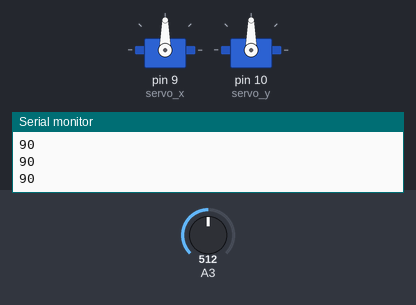
The sketch below on a simulated Arduino Uno, built with avr-gcc and run on an emulated ATmega328P. Shown: 2 × servo, the last lines printed to the serial monitor. Inputs (shaded band) come from the test bench; at power-on: A3 = 512.

Above: at 1.2 s.
1.3 s: A3 set to 716
At 2.5 s:
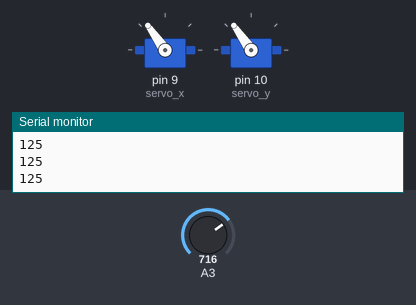
2.8 s: A3 set to 900
At 3.7 s:
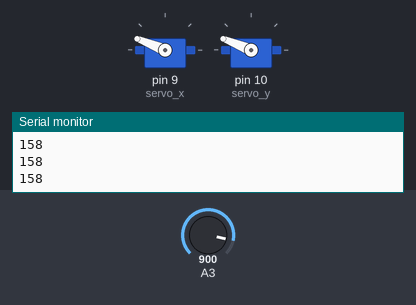
4.3 s: A3 set to 1023
At 4.8 s:
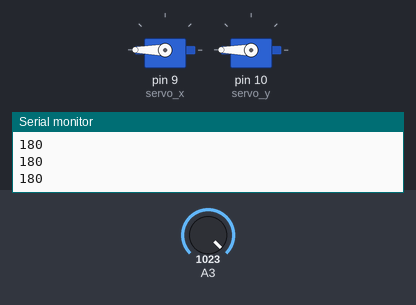
5.8 s: A3 set to 306
At 6.3 s:
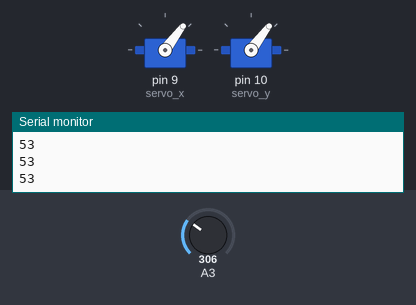
7.3 s: A3 set to 122
At 8.3 s:
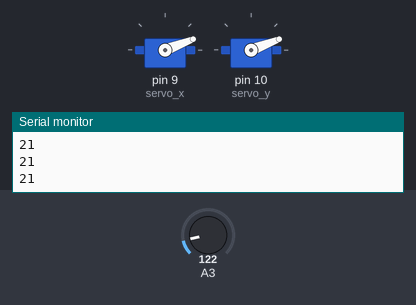
8.8 s: A3 set to 0
At 9.5 s:
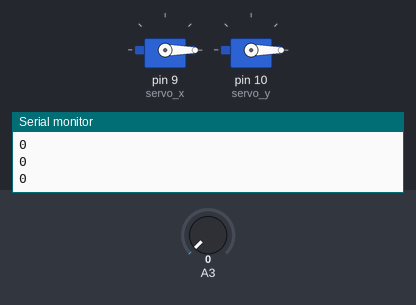
Timing chart, 0 to 11.3 s (numbered marks = the images above; inputs shaded):
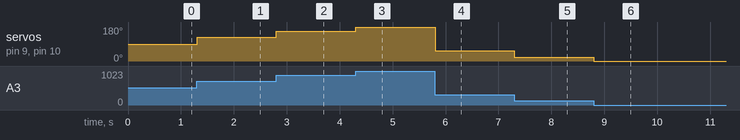

The sketch:

servo_pot1.ino
```cpp
#include <Servo.h>

Servo servo_x;
Servo servo_y;
void setup() {
  servo_x.attach(9);
  servo_y.attach(10);
  Serial.begin(9600);
  servo_x.write(0);
  servo_y.write(0);

}

void loop() {
  int a = analogRead(A3);
  int b = map(a,0,1023,0,180);
  servo_x.write(b);
  servo_y.write(b);
  Serial.println(b);
  delay(10);

}
```

Measured:
- after the input at 1.3 s, servo on pin 9 (servo_x), servo on pin 10 (servo_y): 90° → 125° at once
- after the input at 2.8 s, servo on pin 9 (servo_x), servo on pin 10 (servo_y): 125° → 158° at once
- after the input at 4.3 s, servo on pin 9 (servo_x), servo on pin 10 (servo_y): 158° → 180° at once
- after the input at 5.8 s, servo on pin 9 (servo_x), servo on pin 10 (servo_y): 180° → 53° at once
- after the input at 7.3 s, servo on pin 9 (servo_x), servo on pin 10 (servo_y): 53° → 21° at once
- after the input at 8.8 s, servo on pin 9 (servo_x), servo on pin 10 (servo_y): 21° → 0° at once
